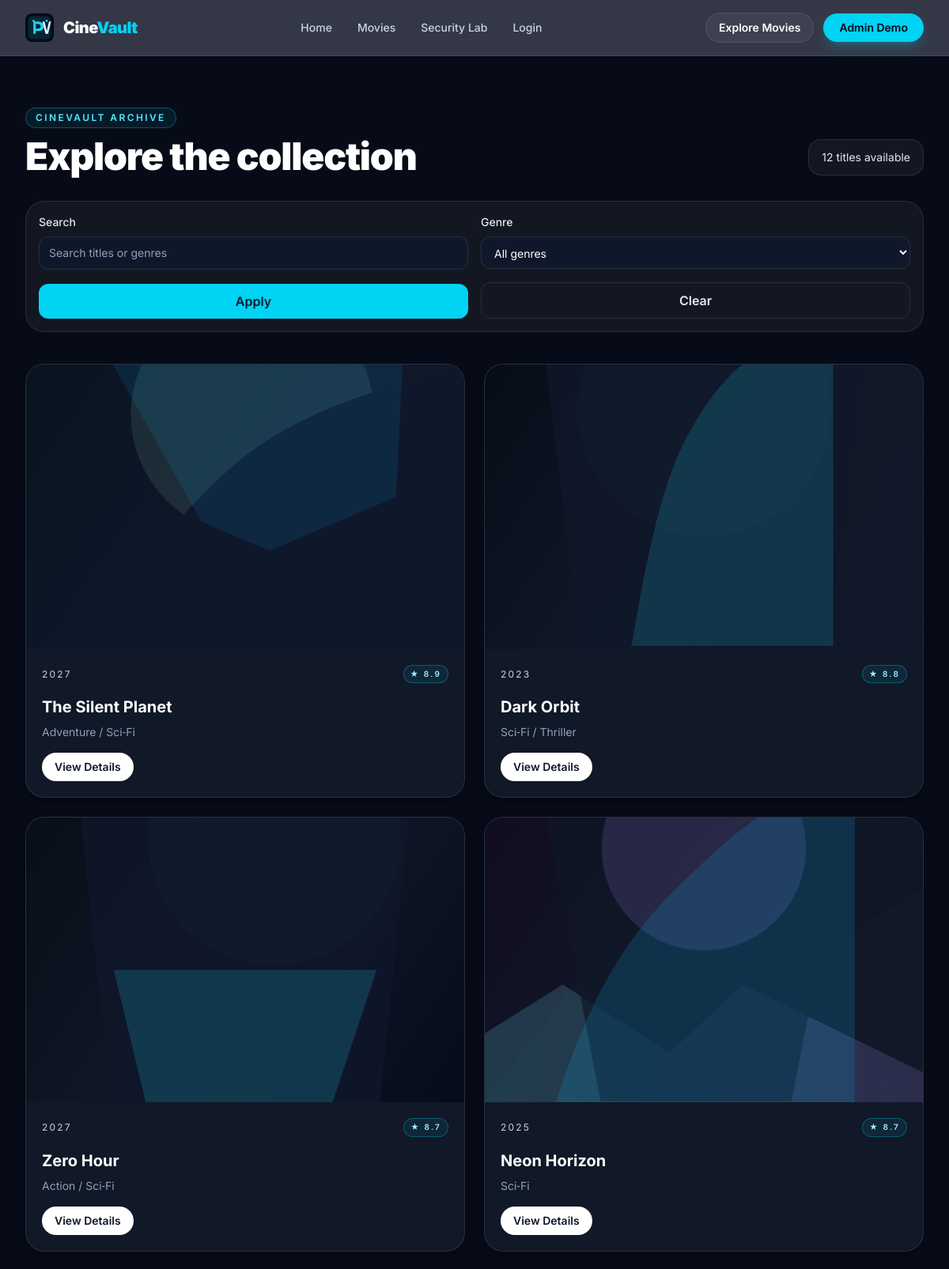
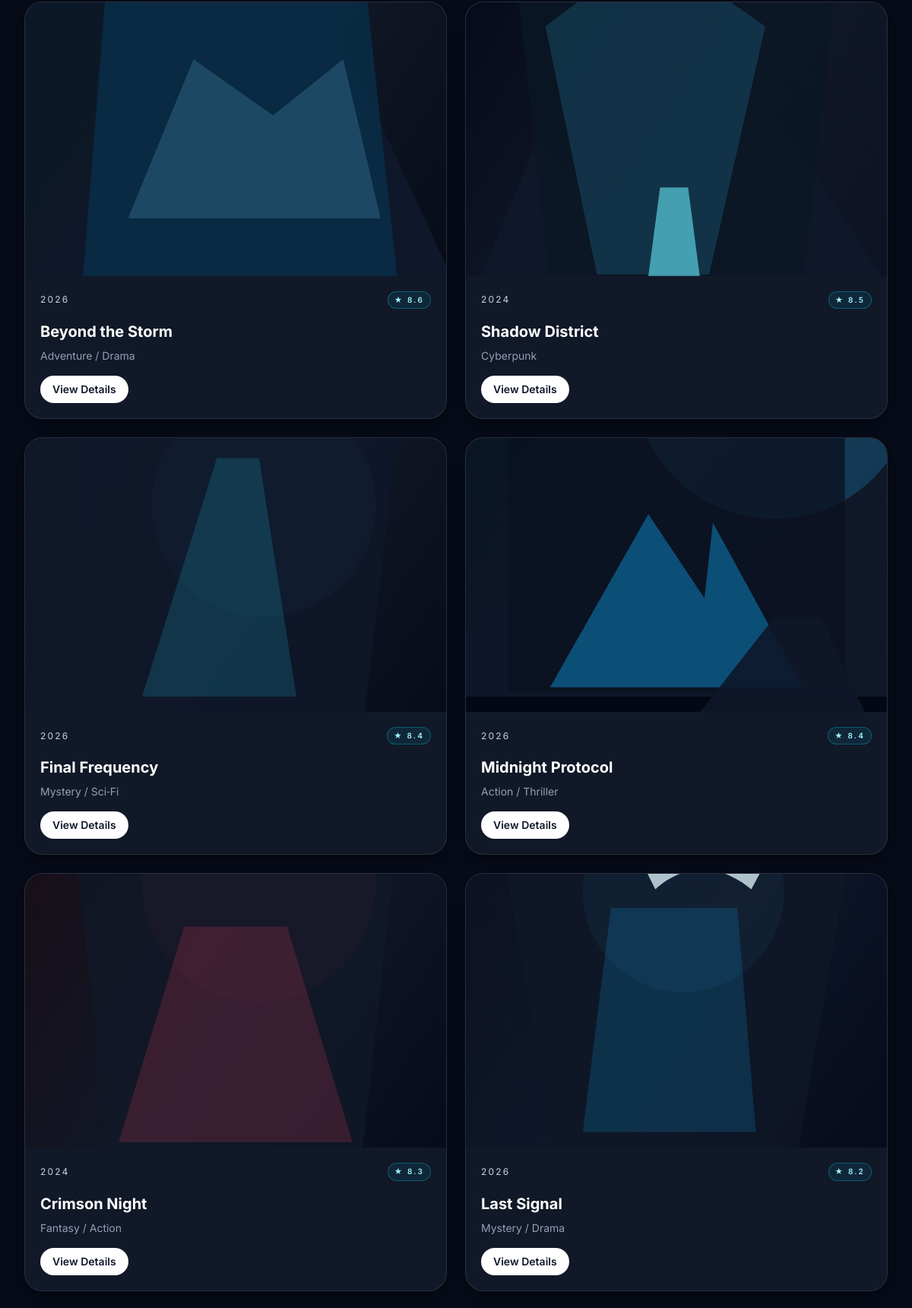
The app's page /movies (upper part) with its own data (2 pictures, top to bottom).
### tables this page shows
CREATE TABLE IF NOT EXISTS `movies` (
  `id`            BIGINT UNSIGNED NOT NULL AUTO_INCREMENT,
  `title`         VARCHAR(180)    NOT NULL,
  `slug`          VARCHAR(190)    NOT NULL,
  `description`   TEXT            NOT NULL,
  `release_year`  SMALLINT UNSIGNED NOT NULL,
  `genre`         VARCHAR(80)     NOT NULL,
  `duration`      VARCHAR(30)     NOT NULL,
  `rating`        DECIMAL(3,1)    NOT NULL DEFAULT 0.0,
  `poster_image`  VARCHAR(255)    NOT NULL,
  `backdrop_image` VARCHAR(255)    NOT NULL,
  `created_at`    DATETIME        NOT NULL DEFAULT CURRENT_TIMESTAMP,
  `updated_at`    DATETIME                 DEFAULT NULL ON UPDATE CURRENT_TIMESTAMP,
  PRIMARY KEY (`id`),
  UNIQUE KEY `movies_slug_unique` (`slug`),
  KEY `idx_movies_genre` (`genre`),
  KEY `idx_movies_slug` (`slug`)
);

### app/Core/Controller.php (called while the page is built, shortened)
<?php
abstract class Controller
{
    protected function view(string $view, array $data = []): void
    {
        View::render($view, $data);
    }
    protected function render(string $view, array $data = []): string
    {
        return View::renderToString($view, $data);
    }
}

### app/Controllers/Public/MovieController.php (called while the page is built, shortened)
<?php
class MovieController extends Controller
{
    public function index(): void
    {
        $search = trim((string) ($_GET['search'] ?? ''));
        $genre = trim((string) ($_GET['genre'] ?? ''));
        $this->view('layouts/public-layout', [
            'title' => 'Movies',
            'content' => $this->render('public/movies/index', [
                'movies' => Movie::filtered($search !== '' ? $search : null, $genre !== '' ? $genre : null),
                'genres' => Movie::genres(),
                'search' => $search,
                'genre' => $genre,
            ]),
        ]);
    }
}

### app/Core/Router.php (called while the page is built, shortened)
<?php
class Router
{
    private array $routes = [];
    private function add(string $method, string $path, string $handler): static
    {
        $path = rtrim($path, '/') ?: '/';
        $this->routes[$method][$path] = $handler;
        return $this;
    }
    public function dispatch(string $method, string $uri): void
    {
        $path = rtrim(parse_url($uri, PHP_URL_PATH) ?: '/', '/') ?: '/';
        $routeMatch = $this->matchRoute($method, $path);
        [$handler, $params] = $routeMatch;
        [$controller, $action] = explode('@', $handler);
        $instance = new $controllerClass();
        call_user_func_array([$instance, $action], $params);
    }
    private function matchRoute(string $method, string $path): ?array
    {
        if (isset($this->routes[$method][$path])) {
            return [$this->routes[$method][$path], []];
        }
        return null;
    }
}

### public/index.php (called while the page is built, shortened)
<?php
spl_autoload_register(function (string $class): void {
    $prefix = 'App\\';
    $file = BASE_PATH . '/app/' . str_replace('\\', '/', substr($class, strlen($prefix))) . '.php';
});
function asset(string $path): string
{
    $base = rtrim(str_replace('\\', '/', dirname($_SERVER['SCRIPT_NAME'] ?? '/index.php')), '/');
    return $base . '/assets/' . ltrim($path, '/');
}
require BASE_PATH . '/app/Helpers/helpers.php';
$router = new App\Core\Router();
$router->dispatch(
    $_SERVER['REQUEST_METHOD'] ?? 'GET',
    $_SERVER['REQUEST_URI'] ?? '/',
);

### app/Helpers/helpers.php (called while the page is built, shortened)
<?php
if (!function_exists('e')) {
    function e(mixed $value): string
    {
        return htmlspecialchars((string) $value, ENT_QUOTES, 'UTF-8');
    }
}

### app/Core/Config.php (called while the page is built, shortened)
<?php
class Config
{
    public static function get(string $key, mixed $default = null): mixed
    {
        $env = getenv($key);
        if ($env !== false) {
            return $env;
        }
        return $default;
    }
}

### app/Core/Database.php (called while the page is built, shortened)
<?php
class Database
{
    private static ?PDO $pdo = null;
    public static function connection(): PDO
    {
        if (self::$pdo === null) {
            $host    = (string) Config::get('DB_HOST', '127.0.0.1');
            $port    = (string) Config::get('DB_PORT', '3306');
            $name    = (string) Config::get('DB_NAME', '');
            $user    = (string) Config::get('DB_USER', 'root');
            $pass    = (string) Config::get('DB_PASS', '');
            $charset = (string) Config::get('DB_CHARSET', 'utf8mb4');
            $dsn = "mysql:host={$host};port={$port};dbname={$name};charset={$charset}";
            self::$pdo = new PDO($dsn, $user, $pass, [
                PDO::ATTR_ERRMODE            => PDO::ERRMODE_EXCEPTION,
                PDO::ATTR_DEFAULT_FETCH_MODE => PDO::FETCH_ASSOC,
                PDO::ATTR_EMULATE_PREPARES   => false,
            ]);
        }
        return self::$pdo;
    }
}

### app/Models/Movie.php (called while the page is built, shortened)
<?php
class Movie extends Model
{
    public static function filtered(?string $search = null, ?string $genre = null): array
    {
        $params = [];
        $sql = 'SELECT * FROM movies';
        $sql .= ' ORDER BY rating DESC, release_year DESC, title ASC';
        $stmt = \App\Core\Database::connection()->prepare($sql);
        $stmt->execute($params);
        return $stmt->fetchAll();
    }
}

### resources/views/public/movies/index.php (the view, shortened to what this page needs)
<section class="bg-[#070b17] text-white">
    <div class="mx-auto max-w-7xl px-4 py-16 sm:px-6 lg:px-8">
        <div class="mb-8 flex flex-col gap-5 lg:flex-row lg:items-end lg:justify-between">
            <div>
                <p class="mb-3 inline-flex rounded-full border border-cyan-400/30 bg-cyan-500/10 px-3 py-1 text-xs font-semibold uppercase tracking-[0.2em] text-cyan-300">
                    CineVault Archive
                </p>
                <h1 class="text-4xl font-black tracking-tight sm:text-5xl">Explore the collection</h1>
            </div>
            <div class="rounded-2xl border border-white/10 bg-white/5 px-4 py-3 text-sm text-slate-200">
                <?= count($movies) ?> titles available
            </div>
        </div>
        <form method="get" action="/movies" class="mb-10 grid gap-4 rounded-3xl border border-white/10 bg-white/5 p-4 backdrop-blur sm:grid-cols-2 xl:grid-cols-4">
            <label class="block text-sm text-slate-300">
                <span class="mb-2 block font-medium text-slate-200">Search</span>
                <input type="text" name="search" value="<?= e($search) ?>" placeholder="Search titles or genres" class="w-full rounded-xl border border-white/10 bg-[#0f172a] px-3 py-2.5 text-white placeholder:text-slate-400 focus:border-cyan-400 focus:outline-none">
            </label>
            <label class="block text-sm text-slate-300">
                <span class="mb-2 block font-medium text-slate-200">Genre</span>
                <select name="genre" class="w-full rounded-xl border border-white/10 bg-[#0f172a] px-3 py-2.5 text-white focus:border-cyan-400 focus:outline-none">
                    <option value="">All genres</option>
                </select>
            </label>
            <div class="flex items-end gap-3">
                <button type="submit" class="inline-flex w-full items-center justify-center rounded-xl bg-cyan-400 px-4 py-2.5 font-semibold text-slate-900 transition hover:bg-cyan-300">
                    Apply
                </button>
            </div>
            <div class="flex items-end">
                <a href="/movies" class="inline-flex w-full items-center justify-center rounded-xl border border-white/10 bg-transparent px-4 py-2.5 font-semibold text-slate-200 transition hover:bg-white/5">
                    Clear
                </a>
            </div>
        </form>
        <div class="grid gap-6 sm:grid-cols-2 xl:grid-cols-4">
            <?php foreach ($movies as $movie): ?>
                <?php $poster = $movie['poster_image'] ?? '/assets/images/default-poster.svg'; ?>
                <article class="group overflow-hidden rounded-3xl border border-white/10 bg-[#111827] shadow-lg shadow-black/20 transition duration-300 hover:-translate-y-1 hover:border-cyan-400/30">
                    <div class="overflow-hidden">
                        <img src="<?= e($poster) ?>" alt="<?= e($movie['title']) ?> poster" class="h-[360px] w-full object-cover transition duration-500 group-hover:scale-105">
                    </div>
                    <div class="space-y-4 p-5">
                        <div class="flex items-center justify-between gap-3 text-xs uppercase tracking-[0.18em] text-slate-300">
                            <span><?= e($movie['year'] ?? $movie['release_year']) ?></span>
                            <span class="rounded-full border border-cyan-400/30 bg-cyan-500/10 px-2 py-1 text-[10px] font-semibold text-cyan-200">
                                ★ <?= e(number_format((float) ($movie['rating'] ?? 0), 1)) ?>
                            </span>
                        </div>
                        <div>
                            <h2 class="text-xl font-bold text-white">
                                <?= e($movie['title']) ?>
                            </h2>
                            <p class="mt-2 text-sm text-slate-400"><?= e($movie['genre']) ?></p>
                        </div>
                        <a href="/movies/<?= e($movie['slug']) ?>" class="inline-flex items-center gap-2 rounded-full bg-white px-4 py-2 text-sm font-semibold text-slate-900 transition hover:bg-cyan-300">
                            View Details
                        </a>
                    </div>
                </article>
            <?php endforeach; ?>
        </div>
    </div>
</section>

### app/Core/View.php (shortened to what this page needs)
<?php
class View
{
    public static function render(string $view, array $data = []): void
    {
        echo static::renderToString($view, $data);
    }
    public static function renderToString(string $view, array $data = []): string
    {
        extract($data, EXTR_SKIP);
        $file = BASE_PATH . '/resources/views/' . $view . '.php';
        require $file;
        return (string) ob_get_clean();
    }
}

### resources/views/layouts/public-layout.php (shortened to what this page needs)
<!DOCTYPE html>
<html lang="en">
<head>
    <script src="https://cdn.jsdelivr.net/npm/@tailwindcss/browser@4"></script>
</head>
<body class="flex min-h-screen flex-col bg-white font-sans text-slate-800 antialiased">
    <?php require BASE_PATH . '/resources/views/components/navigation/navbar.php'; ?>
    <main class="flex-1">
        <?= $content ?>
    </main>
</body>
</html>

### resources/views/components/navigation/navbar.php (shortened to what this page needs)
<header class="sticky top-0 z-50 border-b border-white/10 bg-slate-950/80 backdrop-blur-xl">
    <nav class="mx-auto flex max-w-7xl items-center justify-between px-4 py-4 sm:px-6 lg:px-8">
        <a href="/" class="flex items-center gap-3 text-xl font-black tracking-tight text-white">
            <img src="<?= e(asset('images/cinevault-mark.svg')) ?>" alt="CineVault logo" class="h-9 w-9 rounded-lg object-cover">
            <span>Cine<span class="text-cyan-400">Vault</span></span>
        </a>
        <div class="hidden items-center gap-8 text-sm font-medium text-slate-300 md:flex">
            <a href="/" class="transition hover:text-cyan-300">Home</a>
            <a href="/movies" class="transition hover:text-cyan-300">Movies</a>
            <a href="/security-lab" class="transition hover:text-cyan-300">Security Lab</a>
            <a href="/login" class="transition hover:text-cyan-300">Login</a>
        </div>
        <div class="flex items-center gap-3">
            <a href="/movies" class="hidden rounded-full border border-white/10 bg-white/5 px-4 py-2 text-sm font-semibold text-white transition hover:bg-white/10 sm:inline-flex">
                Explore Movies
            </a>
            <a href="/admin" class="rounded-full bg-cyan-400 px-5 py-2 text-sm font-semibold text-slate-950 shadow-lg shadow-cyan-400/20 transition hover:bg-cyan-300">
                Admin Demo
            </a>
        </div>
    </nav>
</header>

### records on screen
movies: poster_image (picture), release_year "2027", rating "8.9", title "The Silent Planet", genre "Adventure / Sci‑Fi"
movies: poster_image (picture), release_year "2023", rating "8.8", title "Dark Orbit", genre "Sci‑Fi / Thriller"
movies: poster_image (picture), release_year "2027", rating "8.7", title "Zero Hour", genre "Action / Sci‑Fi"
movies: poster_image (picture), release_year "2025", rating "8.7", title "Neon Horizon", genre "Sci‑Fi"
movies: poster_image (picture), release_year "2026", rating "8.6", title "Beyond the Storm", genre "Adventure / Drama"
movies: poster_image (picture), release_year "2024", rating "8.5", title "Shadow District", genre "Cyberpunk"
movies: poster_image (picture), release_year "2026", rating "8.4", title "Final Frequency", genre "Mystery / Sci‑Fi"
movies: poster_image (picture), release_year "2026", rating "8.4", title "Midnight Protocol", genre "Action / Thriller"
movies: poster_image (picture), release_year "2024", rating "8.3", title "Crimson Night", genre "Fantasy / Action"
movies: poster_image (picture), release_year "2026", rating "8.2", title "Last Signal", genre "Mystery / Drama"

### other values on screen
count($movies) "12"
